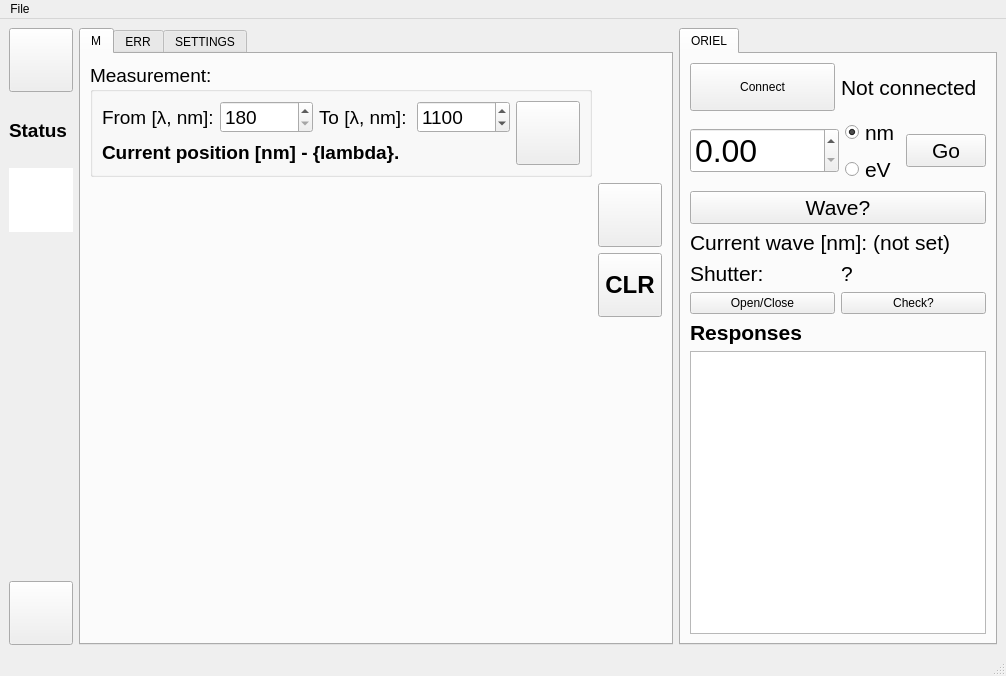
<?xml version="1.0" encoding="UTF-8"?>
<ui version="4.0">
 <class>eqeWindow</class>
 <widget class="QMainWindow" name="eqeWindow">
  <property name="geometry">
   <rect>
    <x>0</x>
    <y>0</y>
    <width>1006</width>
    <height>676</height>
   </rect>
  </property>
  <property name="sizePolicy">
   <sizepolicy hsizetype="Fixed" vsizetype="Fixed">
    <horstretch>0</horstretch>
    <verstretch>0</verstretch>
   </sizepolicy>
  </property>
  <property name="windowTitle">
   <string>EQE</string>
  </property>
  <property name="windowIcon">
   <iconset>
    <normaloff>:/Icons/Icons/spectrum.png</normaloff>:/Icons/Icons/spectrum.png</iconset>
  </property>
  <widget class="QWidget" name="centralwidget">
   <layout class="QGridLayout" name="gridLayout_8">
    <item row="0" column="0">
     <widget class="QPushButton" name="connectBtn">
      <property name="minimumSize">
       <size>
        <width>64</width>
        <height>64</height>
       </size>
      </property>
      <property name="maximumSize">
       <size>
        <width>64</width>
        <height>64</height>
       </size>
      </property>
      <property name="font">
       <font>
        <pointsize>14</pointsize>
       </font>
      </property>
      <property name="toolTip">
       <string>Connect</string>
      </property>
      <property name="text">
       <string/>
      </property>
      <property name="icon">
       <iconset resource="../../eqerc.qrc">
        <normaloff>:/Icons/GUI/Icons/connect.png</normaloff>:/Icons/GUI/Icons/connect.png</iconset>
      </property>
      <property name="iconSize">
       <size>
        <width>48</width>
        <height>48</height>
       </size>
      </property>
     </widget>
    </item>
    <item row="0" column="2" rowspan="4">
     <widget class="QTabWidget" name="orielWidget">
      <property name="sizePolicy">
       <sizepolicy hsizetype="Fixed" vsizetype="Expanding">
        <horstretch>0</horstretch>
        <verstretch>0</verstretch>
       </sizepolicy>
      </property>
      <property name="currentIndex">
       <number>0</number>
      </property>
      <widget class="QWidget" name="tab_4">
       <attribute name="title">
        <string>ORIEL</string>
       </attribute>
       <layout class="QGridLayout" name="gridLayout_7">
        <item row="0" column="0">
         <widget class="QPushButton" name="connectBtnOriel">
          <property name="minimumSize">
           <size>
            <width>120</width>
            <height>48</height>
           </size>
          </property>
          <property name="text">
           <string>Connect</string>
          </property>
          <property name="icon">
           <iconset resource="../../eqerc.qrc">
            <normaloff>:/Icons/GUI/Icons/connect.png</normaloff>:/Icons/GUI/Icons/connect.png</iconset>
          </property>
          <property name="iconSize">
           <size>
            <width>32</width>
            <height>32</height>
           </size>
          </property>
         </widget>
        </item>
        <item row="0" column="1">
         <widget class="QLabel" name="statusLabel">
          <property name="font">
           <font>
            <pointsize>16</pointsize>
           </font>
          </property>
          <property name="text">
           <string>Not connected</string>
          </property>
         </widget>
        </item>
        <item row="1" column="0" colspan="2">
         <layout class="QGridLayout" name="gridLayout_6">
          <item row="2" column="0" colspan="3">
           <widget class="QPushButton" name="waveBtn">
            <property name="font">
             <font>
              <pointsize>16</pointsize>
             </font>
            </property>
            <property name="text">
             <string>Wave?</string>
            </property>
           </widget>
          </item>
          <item row="0" column="1">
           <widget class="QRadioButton" name="nmRadioBtn">
            <property name="font">
             <font>
              <pointsize>16</pointsize>
             </font>
            </property>
            <property name="text">
             <string>nm</string>
            </property>
            <property name="checked">
             <bool>true</bool>
            </property>
           </widget>
          </item>
          <item row="0" column="0" rowspan="2">
           <widget class="QDoubleSpinBox" name="entryBox">
            <property name="font">
             <font>
              <pointsize>24</pointsize>
             </font>
            </property>
            <property name="locale">
             <locale language="C" country="AnyCountry"/>
            </property>
            <property name="maximum">
             <double>1200.000000000000000</double>
            </property>
           </widget>
          </item>
          <item row="1" column="1">
           <widget class="QRadioButton" name="evRadioBtn">
            <property name="font">
             <font>
              <pointsize>16</pointsize>
             </font>
            </property>
            <property name="text">
             <string>eV</string>
            </property>
           </widget>
          </item>
          <item row="0" column="2" rowspan="2">
           <widget class="QPushButton" name="goBtn">
            <property name="font">
             <font>
              <pointsize>16</pointsize>
             </font>
            </property>
            <property name="text">
             <string>Go</string>
            </property>
            <property name="icon">
             <iconset resource="../../eqerc.qrc">
              <normaloff>:/Icons/GUI/Icons/play.png</normaloff>:/Icons/GUI/Icons/play.png</iconset>
            </property>
            <property name="iconSize">
             <size>
              <width>64</width>
              <height>64</height>
             </size>
            </property>
           </widget>
          </item>
          <item row="3" column="0" colspan="3">
           <widget class="QLabel" name="waveLabel">
            <property name="font">
             <font>
              <pointsize>16</pointsize>
             </font>
            </property>
            <property name="text">
             <string>Current wave [nm]: (not set)</string>
            </property>
           </widget>
          </item>
         </layout>
        </item>
        <item row="2" column="0" colspan="2">
         <layout class="QGridLayout" name="gridLayout_5">
          <item row="2" column="0">
           <widget class="QLabel" name="label_3">
            <property name="font">
             <font>
              <pointsize>16</pointsize>
             </font>
            </property>
            <property name="text">
             <string>Shutter:</string>
            </property>
           </widget>
          </item>
          <item row="3" column="2">
           <widget class="QPushButton" name="shutterCheckBtn">
            <property name="text">
             <string>Check?</string>
            </property>
           </widget>
          </item>
          <item row="3" column="0">
           <widget class="QPushButton" name="shutterToggleBtn">
            <property name="text">
             <string>Open/Close</string>
            </property>
           </widget>
          </item>
          <item row="2" column="2">
           <widget class="QLabel" name="shutterStatusLabel">
            <property name="font">
             <font>
              <pointsize>16</pointsize>
             </font>
            </property>
            <property name="text">
             <string>?</string>
            </property>
           </widget>
          </item>
         </layout>
        </item>
        <item row="3" column="0">
         <widget class="QLabel" name="label_4">
          <property name="font">
           <font>
            <pointsize>16</pointsize>
            <weight>75</weight>
            <bold>true</bold>
           </font>
          </property>
          <property name="text">
           <string>Responses</string>
          </property>
         </widget>
        </item>
        <item row="4" column="0" colspan="2">
         <widget class="QPlainTextEdit" name="responsesField"/>
        </item>
       </layout>
      </widget>
     </widget>
    </item>
    <item row="1" column="0">
     <layout class="QGridLayout" name="gridLayout">
      <property name="sizeConstraint">
       <enum>QLayout::SetFixedSize</enum>
      </property>
      <item row="0" column="0">
       <widget class="QLabel" name="statuslabel">
        <property name="minimumSize">
         <size>
          <width>64</width>
          <height>64</height>
         </size>
        </property>
        <property name="maximumSize">
         <size>
          <width>64</width>
          <height>64</height>
         </size>
        </property>
        <property name="font">
         <font>
          <pointsize>14</pointsize>
          <weight>75</weight>
          <bold>true</bold>
         </font>
        </property>
        <property name="text">
         <string>Status</string>
        </property>
       </widget>
      </item>
      <item row="1" column="0">
       <widget class="QGraphicsView" name="statusPictureView">
        <property name="minimumSize">
         <size>
          <width>64</width>
          <height>64</height>
         </size>
        </property>
        <property name="maximumSize">
         <size>
          <width>64</width>
          <height>64</height>
         </size>
        </property>
        <property name="toolTip">
         <string>Staus?</string>
        </property>
        <property name="frameShape">
         <enum>QFrame::NoFrame</enum>
        </property>
        <property name="frameShadow">
         <enum>QFrame::Plain</enum>
        </property>
        <property name="lineWidth">
         <number>0</number>
        </property>
        <property name="verticalScrollBarPolicy">
         <enum>Qt::ScrollBarAlwaysOff</enum>
        </property>
        <property name="horizontalScrollBarPolicy">
         <enum>Qt::ScrollBarAlwaysOff</enum>
        </property>
        <property name="interactive">
         <bool>false</bool>
        </property>
       </widget>
      </item>
     </layout>
    </item>
    <item row="2" column="0">
     <spacer name="verticalSpacer">
      <property name="orientation">
       <enum>Qt::Vertical</enum>
      </property>
      <property name="sizeHint" stdset="0">
       <size>
        <width>20</width>
        <height>298</height>
       </size>
      </property>
     </spacer>
    </item>
    <item row="3" column="0">
     <widget class="QPushButton" name="settingsBtn">
      <property name="minimumSize">
       <size>
        <width>64</width>
        <height>64</height>
       </size>
      </property>
      <property name="maximumSize">
       <size>
        <width>64</width>
        <height>64</height>
       </size>
      </property>
      <property name="toolTip">
       <string>Settings</string>
      </property>
      <property name="text">
       <string/>
      </property>
      <property name="icon">
       <iconset resource="../../eqerc.qrc">
        <normaloff>:/Icons/GUI/Icons/configure.png</normaloff>:/Icons/GUI/Icons/configure.png</iconset>
      </property>
      <property name="iconSize">
       <size>
        <width>60</width>
        <height>60</height>
       </size>
      </property>
     </widget>
    </item>
    <item row="0" column="1" rowspan="4">
     <widget class="QTabWidget" name="tabWidget">
      <property name="currentIndex">
       <number>0</number>
      </property>
      <widget class="QWidget" name="tab">
       <attribute name="title">
        <string>M</string>
       </attribute>
       <layout class="QGridLayout" name="gridLayout_4">
        <item row="0" column="0">
         <widget class="QGroupBox" name="groupBox">
          <property name="font">
           <font>
            <pointsize>14</pointsize>
            <weight>50</weight>
            <bold>false</bold>
           </font>
          </property>
          <property name="title">
           <string>Measurement:</string>
          </property>
          <layout class="QGridLayout" name="gridLayout_2">
           <item row="0" column="0">
            <widget class="QLabel" name="label">
             <property name="font">
              <font>
               <pointsize>14</pointsize>
               <weight>50</weight>
               <bold>false</bold>
              </font>
             </property>
             <property name="text">
              <string>From [λ, nm]:</string>
             </property>
            </widget>
           </item>
           <item row="0" column="1">
            <widget class="QSpinBox" name="fromBox">
             <property name="font">
              <font>
               <pointsize>14</pointsize>
               <weight>50</weight>
               <bold>false</bold>
              </font>
             </property>
             <property name="minimum">
              <number>180</number>
             </property>
             <property name="maximum">
              <number>1200</number>
             </property>
            </widget>
           </item>
           <item row="0" column="2">
            <widget class="QLabel" name="label_2">
             <property name="font">
              <font>
               <pointsize>14</pointsize>
               <weight>50</weight>
               <bold>false</bold>
              </font>
             </property>
             <property name="text">
              <string>To [λ, nm]:</string>
             </property>
            </widget>
           </item>
           <item row="0" column="3">
            <widget class="QSpinBox" name="toBox">
             <property name="font">
              <font>
               <pointsize>14</pointsize>
               <weight>50</weight>
               <bold>false</bold>
              </font>
             </property>
             <property name="minimum">
              <number>180</number>
             </property>
             <property name="maximum">
              <number>1200</number>
             </property>
             <property name="value">
              <number>1100</number>
             </property>
            </widget>
           </item>
           <item row="0" column="4" rowspan="2">
            <widget class="QPushButton" name="runBtn">
             <property name="minimumSize">
              <size>
               <width>64</width>
               <height>64</height>
              </size>
             </property>
             <property name="maximumSize">
              <size>
               <width>64</width>
               <height>64</height>
              </size>
             </property>
             <property name="text">
              <string/>
             </property>
             <property name="icon">
              <iconset resource="../../eqerc.qrc">
               <normaloff>:/Icons/GUI/Icons/go-next.png</normaloff>:/Icons/GUI/Icons/go-next.png</iconset>
             </property>
             <property name="iconSize">
              <size>
               <width>64</width>
               <height>64</height>
              </size>
             </property>
            </widget>
           </item>
           <item row="1" column="0" colspan="4">
            <widget class="QLabel" name="currentWaveLabel">
             <property name="font">
              <font>
               <pointsize>14</pointsize>
               <weight>75</weight>
               <bold>true</bold>
              </font>
             </property>
             <property name="text">
              <string>Current position [nm] - {lambda}.</string>
             </property>
            </widget>
           </item>
          </layout>
         </widget>
        </item>
        <item row="1" column="0" rowspan="3">
         <widget class="PlotWidget" name="plotWidget" native="true"/>
        </item>
        <item row="1" column="1">
         <widget class="QPushButton" name="saveBnt">
          <property name="minimumSize">
           <size>
            <width>64</width>
            <height>64</height>
           </size>
          </property>
          <property name="maximumSize">
           <size>
            <width>64</width>
            <height>64</height>
           </size>
          </property>
          <property name="toolTip">
           <string>Save</string>
          </property>
          <property name="text">
           <string/>
          </property>
          <property name="icon">
           <iconset resource="../../eqerc.qrc">
            <normaloff>:/Icons/GUI/Icons/floppy.png</normaloff>:/Icons/GUI/Icons/floppy.png</iconset>
          </property>
          <property name="iconSize">
           <size>
            <width>60</width>
            <height>60</height>
           </size>
          </property>
          <property name="flat">
           <bool>false</bool>
          </property>
         </widget>
        </item>
        <item row="2" column="1">
         <widget class="QPushButton" name="clearBtn">
          <property name="minimumSize">
           <size>
            <width>64</width>
            <height>64</height>
           </size>
          </property>
          <property name="maximumSize">
           <size>
            <width>64</width>
            <height>64</height>
           </size>
          </property>
          <property name="font">
           <font>
            <pointsize>18</pointsize>
            <weight>75</weight>
            <bold>true</bold>
           </font>
          </property>
          <property name="toolTip">
           <string>Clear</string>
          </property>
          <property name="text">
           <string>CLR</string>
          </property>
         </widget>
        </item>
        <item row="3" column="1">
         <spacer name="verticalSpacer_2">
          <property name="orientation">
           <enum>Qt::Vertical</enum>
          </property>
          <property name="sizeHint" stdset="0">
           <size>
            <width>20</width>
            <height>260</height>
           </size>
          </property>
         </spacer>
        </item>
       </layout>
      </widget>
      <widget class="QWidget" name="tab_2">
       <attribute name="title">
        <string>ERR</string>
       </attribute>
       <layout class="QGridLayout" name="gridLayout_3">
        <item row="0" column="0">
         <widget class="QTextEdit" name="infoFieldEdit">
          <property name="verticalScrollBarPolicy">
           <enum>Qt::ScrollBarAlwaysOn</enum>
          </property>
         </widget>
        </item>
       </layout>
      </widget>
      <widget class="QWidget" name="tab_3">
       <attribute name="title">
        <string>SETTINGS</string>
       </attribute>
       <layout class="QGridLayout" name="gridLayout_12">
        <item row="0" column="0">
         <layout class="QGridLayout" name="gridLayout_9">
          <item row="0" column="0">
           <widget class="QRadioButton" name="tcpRadio">
            <property name="font">
             <font>
              <pointsize>14</pointsize>
             </font>
            </property>
            <property name="text">
             <string>TCP/IP</string>
            </property>
           </widget>
          </item>
          <item row="0" column="1">
           <widget class="QComboBox" name="ipComboBox">
            <property name="font">
             <font>
              <pointsize>14</pointsize>
             </font>
            </property>
            <property name="editable">
             <bool>true</bool>
            </property>
           </widget>
          </item>
          <item row="1" column="0">
           <widget class="QRadioButton" name="usbRadio">
            <property name="font">
             <font>
              <pointsize>14</pointsize>
             </font>
            </property>
            <property name="text">
             <string>USB</string>
            </property>
           </widget>
          </item>
          <item row="1" column="1">
           <widget class="QComboBox" name="comboBox"/>
          </item>
          <item row="2" column="0">
           <widget class="QLabel" name="label_5">
            <property name="font">
             <font>
              <pointsize>14</pointsize>
             </font>
            </property>
            <property name="text">
             <string>Device:</string>
            </property>
           </widget>
          </item>
          <item row="2" column="1">
           <widget class="QComboBox" name="comboBox_2"/>
          </item>
         </layout>
        </item>
        <item row="1" column="0">
         <widget class="QGroupBox" name="groupBox_2">
          <property name="minimumSize">
           <size>
            <width>0</width>
            <height>180</height>
           </size>
          </property>
          <property name="maximumSize">
           <size>
            <width>16777215</width>
            <height>180</height>
           </size>
          </property>
          <property name="title">
           <string>PINS &amp;&amp; RELAYS</string>
          </property>
          <layout class="QGridLayout" name="gridLayout_11">
           <item row="1" column="0">
            <widget class="QRadioButton" name="radioButton_2">
             <property name="text">
              <string>Use Relays</string>
             </property>
            </widget>
           </item>
           <item row="2" column="0" colspan="2">
            <layout class="QGridLayout" name="gridLayout_10">
             <item row="0" column="0">
              <widget class="QCheckBox" name="rel1">
               <property name="text">
                <string>1</string>
               </property>
              </widget>
             </item>
             <item row="0" column="1">
              <widget class="QCheckBox" name="rel2">
               <property name="text">
                <string>2</string>
               </property>
              </widget>
             </item>
             <item row="0" column="2">
              <widget class="QCheckBox" name="rel3">
               <property name="text">
                <string>3</string>
               </property>
              </widget>
             </item>
             <item row="0" column="3">
              <widget class="QCheckBox" name="rel4">
               <property name="text">
                <string>4</string>
               </property>
              </widget>
             </item>
             <item row="0" column="4">
              <widget class="QCheckBox" name="rel5">
               <property name="text">
                <string>5</string>
               </property>
              </widget>
             </item>
             <item row="0" column="5">
              <widget class="QCheckBox" name="rel6">
               <property name="text">
                <string>6</string>
               </property>
              </widget>
             </item>
            </layout>
           </item>
           <item row="0" column="1">
            <widget class="QCheckBox" name="checkBox">
             <property name="text">
              <string>Use Relay</string>
             </property>
            </widget>
           </item>
           <item row="2" column="2">
            <spacer name="horizontalSpacer">
             <property name="orientation">
              <enum>Qt::Horizontal</enum>
             </property>
             <property name="sizeHint" stdset="0">
              <size>
               <width>264</width>
               <height>20</height>
              </size>
             </property>
            </spacer>
           </item>
           <item row="0" column="0">
            <widget class="QRadioButton" name="radioButton">
             <property name="text">
              <string>One Contact</string>
             </property>
            </widget>
           </item>
           <item row="0" column="2">
            <widget class="QComboBox" name="comboBox_3"/>
           </item>
          </layout>
         </widget>
        </item>
        <item row="2" column="0">
         <spacer name="verticalSpacer_3">
          <property name="orientation">
           <enum>Qt::Vertical</enum>
          </property>
          <property name="sizeHint" stdset="0">
           <size>
            <width>20</width>
            <height>240</height>
           </size>
          </property>
         </spacer>
        </item>
       </layout>
      </widget>
     </widget>
    </item>
   </layout>
  </widget>
  <widget class="QMenuBar" name="menubar">
   <property name="geometry">
    <rect>
     <x>0</x>
     <y>0</y>
     <width>1006</width>
     <height>27</height>
    </rect>
   </property>
   <widget class="QMenu" name="menuFile">
    <property name="title">
     <string>File</string>
    </property>
    <addaction name="actionQuit"/>
    <addaction name="actionConnect"/>
   </widget>
   <addaction name="menuFile"/>
  </widget>
  <widget class="QStatusBar" name="statusbar"/>
  <action name="actionQuit">
   <property name="icon">
    <iconset resource="../../eqerc.qrc">
     <normaloff>:/Icons/GUI/Icons/system-shutdown.png</normaloff>:/Icons/GUI/Icons/system-shutdown.png</iconset>
   </property>
   <property name="text">
    <string>Quit</string>
   </property>
   <property name="shortcut">
    <string>Ctrl+Q</string>
   </property>
  </action>
  <action name="actionConnect">
   <property name="icon">
    <iconset resource="../../eqerc.qrc">
     <normaloff>:/Icons/GUI/Icons/connect.png</normaloff>:/Icons/GUI/Icons/connect.png</iconset>
   </property>
   <property name="text">
    <string>Connect</string>
   </property>
  </action>
 </widget>
 <customwidgets>
  <customwidget>
   <class>PlotWidget</class>
   <extends>QWidget</extends>
   <header>pyqtgraph</header>
   <container>1</container>
  </customwidget>
 </customwidgets>
 <resources>
  <include location="../../eqerc.qrc"/>
 </resources>
 <connections/>
</ui>
